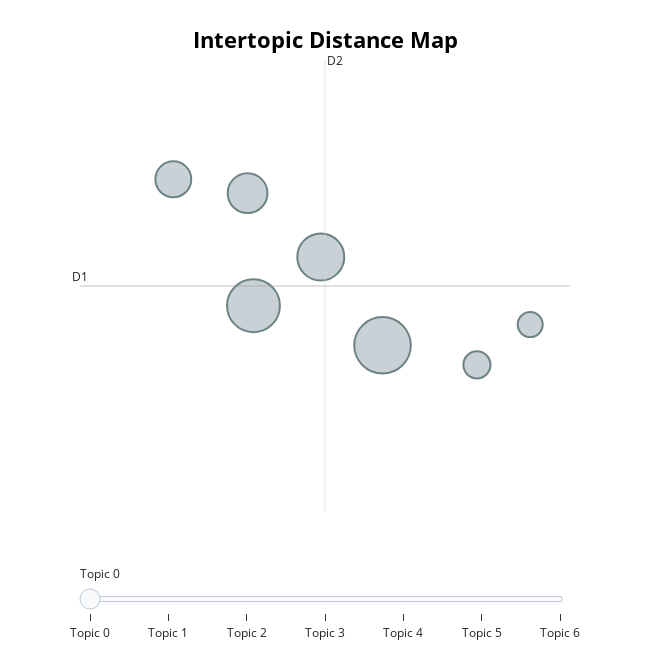

The code cell stored with this chart in its notebook:
### Code cell
topic_model.visualize_topics()

### Figure 1 — Plotly figure (JSON) as saved in the notebook; plotly's stock layout.template omitted (floating-point values rounded to 4 significant figures)
{"data": [{"customdata": [[0, "ai | external | development | researcher | impact", 87], [1, "chatgpt | education | workshop | university | student", 76], [2, "text | student | writer | ai | use", 60], [3, "chatgpt | source | answer | use | information", 43], [4, "chatbot | chatgpt | life | feel | newfound", 35], [5, "ai | legislation | transparency | van | market", 20], [6, "chatbot | experience | athlete | website | recommend", 17]], "hovertemplate": "<b>Topic %{customdata[0]}</b><br>%{customdata[1]}<br>Size: %{customdata[2]}", "legendgroup": "", "marker": {"color": "#B0BEC5", "line": {"color": "DarkSlateGrey", "width": 2}, "size": [87, 76, 60, 43, 35, 20, 17], "sizemode": "area", "sizeref": 0.05437, "symbol": "circle"}, "mode": "markers", "name": "", "orientation": "v", "showlegend": false, "type": "scatter", "x": [-3.065, -4.023, -3.523, -4.067, -4.618, -2.364, -1.969], "xaxis": "x", "y": [-10.5, -10.07, -9.539, -8.842, -8.69, -10.72, -10.28], "yaxis": "y"}], "layout": {"annotations": [{"showarrow": false, "text": "D1", "x": -5.31, "y": -9.856, "yshift": 10}, {"showarrow": false, "text": "D2", "x": -3.492, "xshift": 10, "y": -7.387}], "height": 650, "hoverlabel": {"bgcolor": "white", "font": {"family": "Rockwell", "size": 16}}, "legend": {"itemsizing": "constant", "tracegroupgap": 0}, "margin": {"t": 60}, "shapes": [{"line": {"color": "#CFD8DC", "width": 2}, "type": "line", "x0": -3.492, "x1": -3.492, "y0": -12.33, "y1": -7.387}, {"line": {"color": "#9E9E9E", "width": 2}, "type": "line", "x0": -5.31, "x1": -1.673, "y0": -9.856, "y1": -9.856}], "sliders": [{"active": 0, "pad": {"t": 50}, "steps": [{"args": [{"marker.color": [["red", "#B0BEC5", "#B0BEC5", "#B0BEC5", "#B0BEC5", "#B0BEC5", "#B0BEC5"]]}], "label": "Topic 0", "method": "update"}, {"args": [{"marker.color": [["#B0BEC5", "red", "#B0BEC5", "#B0BEC5", "#B0BEC5", "#B0BEC5", "#B0BEC5"]]}], "label": "Topic 1", "method": "update"}, {"args": [{"marker.color": [["#B0BEC5", "#B0BEC5", "red", "#B0BEC5", "#B0BEC5", "#B0BEC5", "#B0BEC5"]]}], "label": "Topic 2", "method": "update"}, {"args": [{"marker.color": [["#B0BEC5", "#B0BEC5", "#B0BEC5", "red", "#B0BEC5", "#B0BEC5", "#B0BEC5"]]}], "label": "Topic 3", "method": "update"}, {"args": [{"marker.color": [["#B0BEC5", "#B0BEC5", "#B0BEC5", "#B0BEC5", "red", "#B0BEC5", "#B0BEC5"]]}], "label": "Topic 4", "method": "update"}, {"args": [{"marker.color": [["#B0BEC5", "#B0BEC5", "#B0BEC5", "#B0BEC5", "#B0BEC5", "red", "#B0BEC5"]]}], "label": "Topic 5", "method": "update"}, {"args": [{"marker.color": [["#B0BEC5", "#B0BEC5", "#B0BEC5", "#B0BEC5", "#B0BEC5", "#B0BEC5", "red"]]}], "label": "Topic 6", "method": "update"}]}], "title": {"font": {"color": "Black", "size": 22}, "text": "<b>Intertopic Distance Map</b>", "x": 0.5, "xanchor": "center", "y": 0.95, "yanchor": "top"}, "width": 650, "xaxis": {"anchor": "y", "domain": [0, 1], "range": [-5.31, -1.673], "title": {"text": ""}, "visible": false}, "yaxis": {"anchor": "x", "domain": [0, 1], "range": [-12.33, -7.387], "title": {"text": ""}, "visible": false}}}
